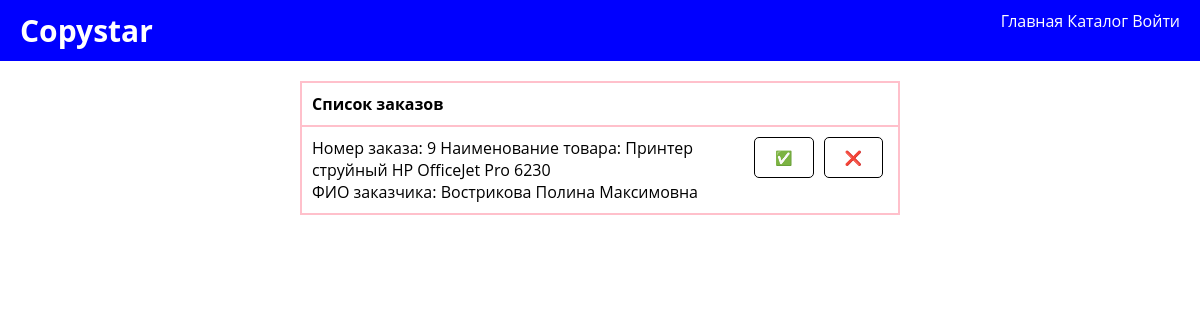
The app's page /adminpanel.php with its own data.
### tables this page shows
CREATE TABLE `orders` (
  `id` int(11) NOT NULL,
  `user_id` int(11) NOT NULL,
  `product_id` int(11) NOT NULL,
  `count` int(11) NOT NULL,
  `status` int(11) NOT NULL
);

CREATE TABLE `products` (
  `id` int(11) NOT NULL,
  `product` varchar(255) NOT NULL,
  `categoryId` int(11) NOT NULL,
  `price` int(11) NOT NULL,
  `image` text NOT NULL
);

CREATE TABLE `users` (
  `id` int(11) NOT NULL,
  `login` varchar(50) NOT NULL,
  `password` varchar(50) NOT NULL,
  `surname` varchar(50) NOT NULL,
  `name` varchar(50) NOT NULL,
  `patronymic` varchar(50) NOT NULL,
  `email` varchar(50) NOT NULL,
  `role` int(11) NOT NULL DEFAULT '1'
);

### database/requests.php (called while the page is built, shortened)
<?php
  function fetch_data($string) {
    require 'connect.php';
    return mysqli_fetch_all(mysqli_query($connect, $string), MYSQLI_ASSOC);
  }
  $orders = fetch_data("
    select o.id, o.count, s.status, p.product, p.price, u.surname, u.name, u.patronymic from orders o
    left join products p on p.id = o.product_id
    left join users u on u.id = o.user_id
    left join statuses s on s.id = o.status
    where o.status = 1;
  ");
?>

### adminpanel.php (the view, shortened to what this page needs)
<body>
  <?php require 'templates/header.php'; ?>
  <?php require 'database/requests.php'; ?>
  <div class="container">
    <table class='w-50 table' border="1">
      <tr>
        <th>Список заказов</th>
      </tr>
      <?php foreach ($orders as $order): ?>
        <tr>
          <td>
            <div>
              <div>
                Номер заказа: <?= $order['id'] ?>
                Наименование товара: <?= $order['product'] ?>
              </div>
              <div>
                ФИО заказчика: <?= $order['surname'] ?> <?= $order['name'] ?> <?= $order['patronymic'] ?>
              </div>
            </div>
            <div class='d-flex'>
              <form action="database/orders.php" method='post'>
                <button class='btn'>&#9989;</button>
              </form>
              <form action="database/orders.php" method='post'>
                <button class='btn'>&#10060;</button>
              </form>
            </div>
          </td>
        </tr>
      <?php endforeach ?>
    </table>
  </div>
</body>

### assets/css/style.css (style rules this page uses)
* { margin: 0; padding: 0; box-sizing: border-box; font-family: 'Open Sans', 'Helvetica Neue', sans-serif; }
.container { max-width: 1600px; margin: 0 auto; padding-top: 20px; }
.btn { cursor: pointer; border-radius: 5px; background-color: white; padding: 10px 20px; border: 0.5px solid black; font-size: 14px; margin-left: 5px; margin-right: 5px; transition: .2s linear; }
.d-flex { display: flex; }
.w-50 { width: 50%; margin: 0 auto; }
table, th, td { border: 1px solid pink; border-collapse: collapse; }
th, td { padding: 10px; display: flex; justify-content: space-between; }

### records on screen
orders: id "9", product.product "Принтер струйный HP OfficeJet Pro 6230", user.surname "Вострикова", user.name "Полина", user.patronymic "Максимовна"
